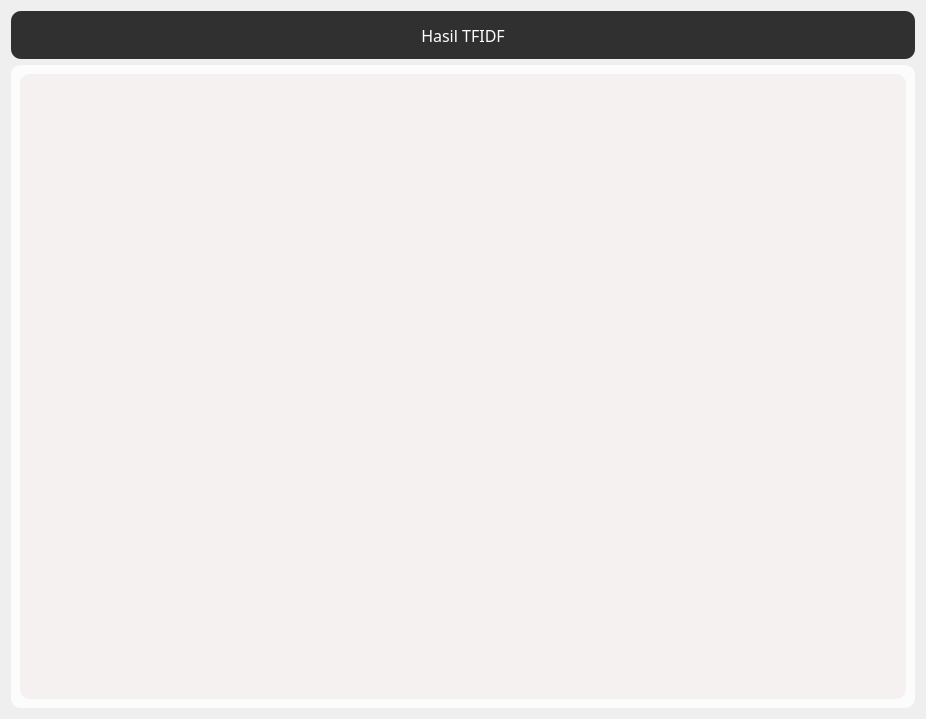
<?xml version="1.0" encoding="UTF-8"?>
<ui version="4.0">
 <class>TFIDF</class>
 <widget class="QWidget" name="TFIDF">
  <property name="geometry">
   <rect>
    <x>0</x>
    <y>0</y>
    <width>926</width>
    <height>719</height>
   </rect>
  </property>
  <property name="windowTitle">
   <string>TFIDF</string>
  </property>
  <property name="styleSheet">
   <string notr="true">*{
	font-family:century gothic;
}

QWidget
{
background-image: url(:/bg/BG2.webp);
/* Full height */
  height: 100%;

  /* Center and scale the image nicely */
  background-position: center;
  background-repeat: no-repeat;
  background-size: cover;
-webkit-background-size: cover;
  -moz-background-size: cover;
  -o-background-size: cover;
}

QProgressBar
{
border:none;
border-radius: 10px;
border: 1px solid grey;
text-align: center
}

QProgressBar::chunk {
    background-color: #4CC417;
    margin-left: 0px;
	border-radius: 8px;
}

</string>
  </property>
  <layout class="QVBoxLayout" name="verticalLayout">
   <item>
    <widget class="QFrame" name="frame">
     <property name="minimumSize">
      <size>
       <width>0</width>
       <height>48</height>
      </size>
     </property>
     <property name="maximumSize">
      <size>
       <width>16777215</width>
       <height>48</height>
      </size>
     </property>
     <property name="styleSheet">
      <string notr="true">QFrame
{
	background:rgba(0, 0, 0, 0.8);
	border-radius:10px;
	opacity: 0.5;
}

QLabel
{
color:white;
font-size:16px;
background:transparent;
}</string>
     </property>
     <property name="frameShape">
      <enum>QFrame::StyledPanel</enum>
     </property>
     <property name="frameShadow">
      <enum>QFrame::Raised</enum>
     </property>
     <layout class="QVBoxLayout" name="verticalLayout_2">
      <item>
       <widget class="QLabel" name="label">
        <property name="styleSheet">
         <string notr="true">font: 75 16pt &quot;MS Shell Dlg 2&quot;;</string>
        </property>
        <property name="text">
         <string>Hasil TFIDF</string>
        </property>
        <property name="alignment">
         <set>Qt::AlignCenter</set>
        </property>
       </widget>
      </item>
     </layout>
    </widget>
   </item>
   <item>
    <widget class="QFrame" name="frame_2">
     <property name="styleSheet">
      <string notr="true">QFrame
{
	background:rgba(255, 255, 255, 0.8);
	border-radius:10px;
	opacity: 0.5;
}

QPushButton
{
border-radius:15px;
font-size:18px;
color: white;
background:transparent;
}


QToolButton
{
background:transparent;
border-radius:40px;
background:transparent;
}

QLabel
{
color:black;
font-size:12px;
background:transparent;
}

QLineEdit
{
background:transparent;
border:none;
color:#717072;
border-bottom:1px solid #717072;
}

QTableView
{
background:rgba(234, 226, 223, 0.4);
border:none;
}</string>
     </property>
     <property name="frameShape">
      <enum>QFrame::StyledPanel</enum>
     </property>
     <property name="frameShadow">
      <enum>QFrame::Raised</enum>
     </property>
     <layout class="QHBoxLayout" name="horizontalLayout">
      <item>
       <widget class="QTableView" name="tableViewTFIDF"/>
      </item>
     </layout>
    </widget>
   </item>
  </layout>
 </widget>
 <resources/>
 <connections/>
</ui>
